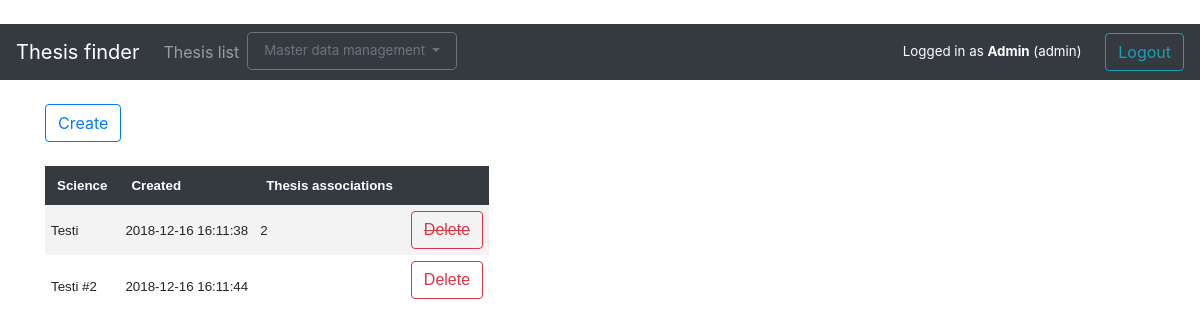
The app's page /sciences (signed in) with its own data.
### application/auth/models.py (models this page shows, shortened)
class User(Base):
    __tablename__ = "account"
    userID = db.Column(db.String(100), primary_key=True, nullable=False)
    firstName = db.Column(db.String(144), nullable=False)
    lastName = db.Column(db.String(144), nullable=False)
    password = db.Column(db.String(144), nullable=False)
    admin = db.Column(db.Integer) # Kept as integer for future admin role types
    inactive = db.Column(db.Boolean)
    department = db.Column(db.Integer, db.ForeignKey('department.departmentID'),
                           nullable=True)
    theses = db.relationship("Thesis", backref='account', lazy=True)
    if os.environ.get("HEROKU"):
        @staticmethod
        def countInactives():
            stmt = text('SELECT COUNT("userID") FROM account WHERE inactive')
            result = db.engine.execute(stmt)
            for row in result:
                count = row[0]
            return count
        @staticmethod
        def countTheses():
            stmt = text('SELECT account."userID", COUNT(thesis."thesisID")'
                        ' FROM account LEFT JOIN thesis ON thesis."userID" = account."userID"'
                        ' WHERE account.admin = 0'
                        ' GROUP BY account."userID";')
            result = db.engine.execute(stmt)
            count = []
            for row in result:
                print(row[1])
                count.append({"id":row[0], "count":row[1]})
            return count
    else:
        @staticmethod
        def countInactives():
            stmt = text("SELECT COUNT(userID) FROM account WHERE inactive")
            result = db.engine.execute(stmt)
            for row in result:
                count = row[0]
            return count
        @staticmethod
        def countTheses():
            stmt = text("SELECT account.userID, COUNT(thesis.thesisID)"
                        " FROM account LEFT JOIN thesis ON thesis.userID = account.userID"
                        " WHERE account.admin = 0"
                        " GROUP BY account.userID;")
            result = db.engine.execute(stmt)
            count = []
            for row in result:
                print(row[1])
                count.append({"id":row[0], "count":row[1]})
            return count

### application/science/models.py (models this page shows, shortened)
class Science(Base):
    __tablename__ = "science"
    scienceID = db.Column(db.Integer, primary_key=True)
    name = db.Column(db.String(144), nullable=False)
    science2thesis = db.relationship("Thesis", secondary = science2thesis,
                               backref=db.backref('sciences', lazy = 'dynamic'))
    if os.environ.get("HEROKU"):
        @staticmethod
        def sciWithThesis():
            stmt = text('SELECT science."scienceID", COUNT(science2thesis."thesisID") FROM science'
                        ' LEFT JOIN science2thesis ON science."scienceID" = science2thesis."scienceID"'
                        ' WHERE science2thesis."thesisID" IS NOT NULL'
                        ' GROUP BY science."scienceID";')
            result = db.engine.execute(stmt)
            ids = []
            for row in result:
                ids.append({"id":row[0],"count":row[1]})
            return ids
    else:
        @staticmethod
        def sciWithThesis():
            stmt = text("SELECT science.scienceID, COUNT(science2thesis.thesisID) FROM science"
                        " LEFT JOIN science2thesis ON science.scienceID = science2thesis.scienceID"
                        " WHERE science2thesis.thesisID IS NOT NULL"
                        " GROUP BY science.scienceID;")
            result = db.engine.execute(stmt)
            ids = []
            for row in result:
                print(row[0])
                ids.append({"id":row[0],"count":row[1]})
            return ids

### application/science/views.py (the view)
@app.route("/sciences", methods=["GET"])
def scis_index():
    if not current_user.admin:
        return "Access denied"
    return render_template("science/list.html", prevented_scis = Science.sciWithThesis(), scis = Science.query.all())

### application/__init__.py (called while the page is built)
@login_manager.user_loader
def load_user(user_id):
    return User.query.get(user_id)

### application/templates/science/list.html
{% extends "layout.html" %}
{% block body %}
<div class="container">
    {% if (current_user.admin) %}
    <a class="btn btn-outline-primary" href=" {{ url_for('sci_form') }} " role="button">Create</a><br /><br />
    <table>
        <tr>
            <th>Science</th>
            <th>Created</th>
            <th>Thesis associations</th>
            <th></th>
        </tr>
        {% if scis|length < 1 %} <tr>
            <td colspan="4">There are no sciences in the system - please create one</td>
            </tr>
            {% else %}
            {% for sci in scis %}
            <tr>
                <td>{{ sci.name }}</td>
                <td>{{ sci.createdOn }}</td>
                <td>
                    {% for id in prevented_scis %}
                    {% if id.id == sci.scienceID %}
                    {{id.count}}
                    {% endif %}
                    {% endfor %}
                </td>
                <td>
                    {% if sci.science2thesis|length > 0 %}
                    <a tabindex="0" class="btn btn-outline-danger" role="button" data-toggle="popover" data-trigger="focus"
                        data-content="Science is associated with {{sci.science2thesis|length}} theses and cannot be deleted">
                        <s>Delete</s>
                    </a>
                    {% else %}
                    <form method="POST" action="{{ url_for('sci_delete', sci_id=sci.scienceID) }}">
                        <input class="btn btn-outline-danger" type="submit" value="Delete">
                    </form>
                    {% endif %}
                </td>
            </tr>
            {% endfor %}
            {% endif %}
            {% endif %}
    </table>
</div>
{% endblock %}

### application/templates/layout.html (shortened to what this page needs)
﻿<!DOCTYPE html>
<html>
<head>
    <link rel="stylesheet" href="https://maxcdn.bootstrapcdn.com/bootstrap/4.0.0/css/bootstrap.min.css"
>
    <link rel="stylesheet" href="{{url_for('static', filename='chosen/chosen.css')}}">
</head>
<body>
    <nav class="navbar navbar-expand-md navbar-dark bg-dark mb-4">
        <a class="navbar-brand" href="/">Thesis finder</a>
        <div class="collapse navbar-collapse" id="navbarCollapse">
            <ul class="navbar-nav mr-auto">
                <li class="nav-item">
                    <a class="nav-link" href="{{ url_for('theses_index') }} ">Thesis list</a>
                </li>
                {% if current_user.admin %}
                <li class="nav-item">
                    <div class="dropdown">
                        <button class="btn btn-outline-secondary btn-lg dropdown-toggle" type="button" id="dropdownMenuButton"
                            data-toggle="dropdown" aria-haspopup="true" aria-expanded="false">
                            Master data management
                        </button>
                    </div>
                </li>
                {% endif %}
            </ul>
            <div class="login">
                {% if current_user.is_authenticated %}
                Logged in as <b>{{ current_user.firstName }}</b>
                {% if current_user.admin %}
                (admin)
                {% else %}
                (supervisor)<span style="display:inline-block; width: 20px;"></span>
                {% endif %}
                <a class="btn btn-outline-info" href="{{ url_for('auth_logout') }}" role="button">Logout</a>
                {% else %}
                <a class="btn btn-outline-info" href="{{ url_for('auth_login') }}" role="button">Login</a>
                {% endif %}
            </div>
        </div>
    </nav>
    <main role="main" class="container-fluid">
        {% block body %}{% endblock %}
    </main>
</body>
</html>

### application/templates/layout.html (style rules this page uses)
table { font-family: arial, sans-serif; border-collapse: collapse; font-size: smaller; display: inline-block; overflow-x: auto; white-space: nowrap; }
th { color: #ffffff; background-color: #343a40; text-align: left; padding: 12px; }
td { text-align: left; padding: 6px; }
tr:nth-child(even) { background-color: #f3f3f3; }
.login { color: #ffffff }
.btn-outline-secondary { font-size: smaller; }
.login { font-size:smaller; }

### records on screen
User: firstName "Admin"
Science: name "Testi", createdOn "2018-12-16 16:11:38", count "2"
Science: name "Testi #2", createdOn "2018-12-16 16:11:44"
